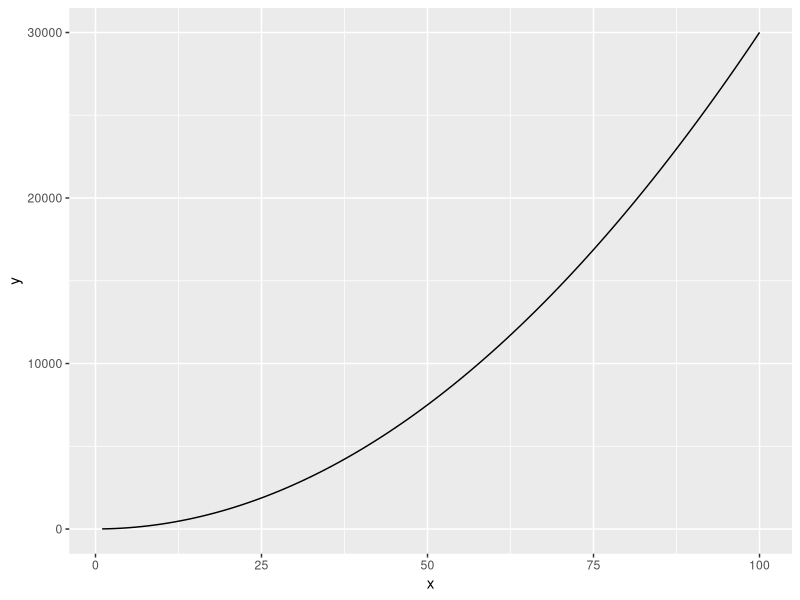

This chart was generated by the following R code:
## ---- chunk 1
library(tidyverse)
library(palmerpenguins)
## ---- chunk 2
#write a function
fx <- function(x) {
  3 * x ^ 2 + 4
}
# ggplot likes a data frame, we made a data frame with 1 and 100 in the x column, c allows us to make a vector aka combine 1 and 100, we told what data to use, 
ggplot(data.frame(x = c(1, 100)), aes(x = x)) + 
#function to use is fx
  geom_function(fun = fx)

## ---- chunk 3
#making a derivative
fxyz = expression(2 * x * y + 3 * (x ^ 2) *(z ^ 3))
#making the partial derivative with respect to y
dfdy = D(fxyz, 'y')
#show me the derivative with respect to y
dfdy
## ---- chunk 4

